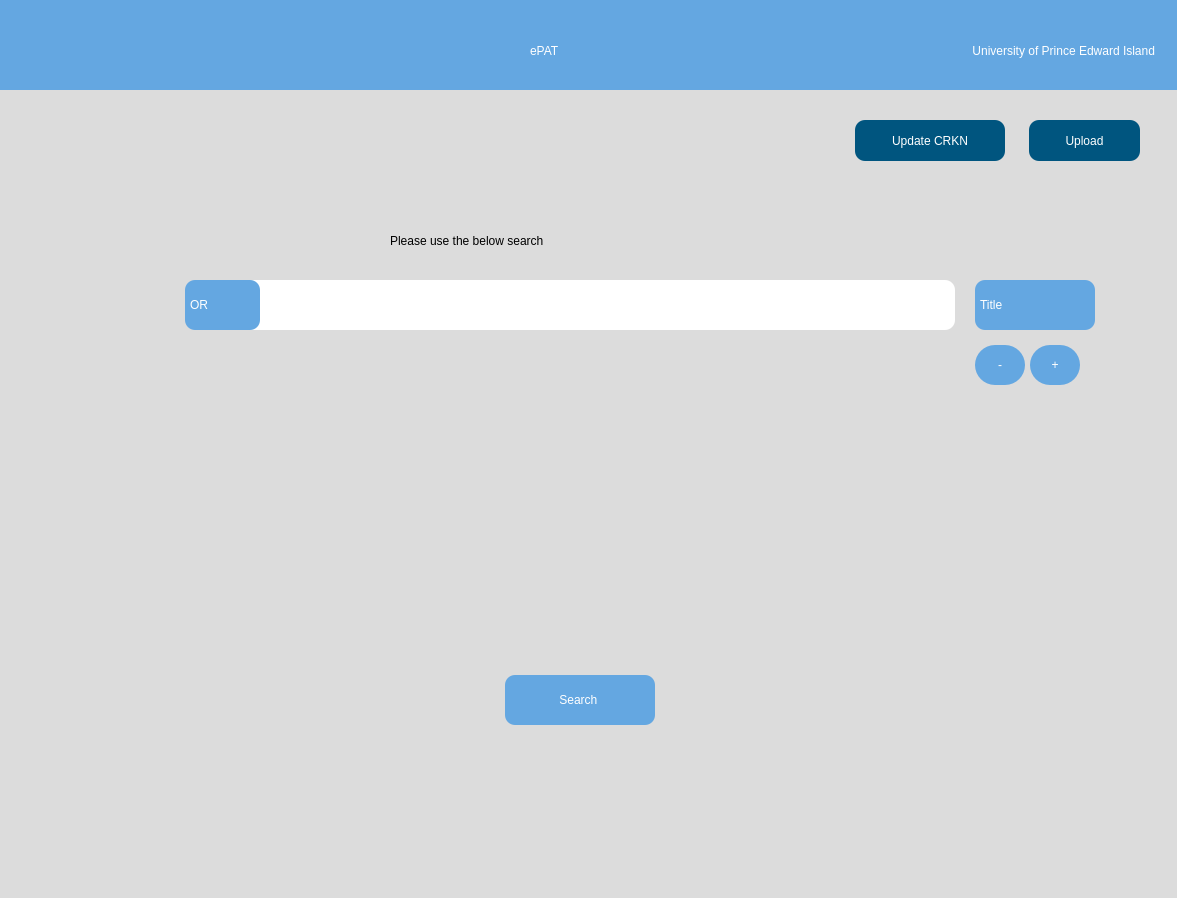
<?xml version="1.0" encoding="UTF-8"?>
<ui version="4.0">
 <class>Dialog</class>
 <widget class="QDialog" name="Dialog">
  <property name="geometry">
   <rect>
    <x>0</x>
    <y>0</y>
    <width>1177</width>
    <height>898</height>
   </rect>
  </property>
  <property name="windowTitle">
   <string>Dialog</string>
  </property>
  <widget class="QWidget" name="widget" native="true">
   <property name="geometry">
    <rect>
     <x>-20</x>
     <y>0</y>
     <width>1200</width>
     <height>900</height>
    </rect>
   </property>
   <property name="styleSheet">
    <string notr="true">background-color: rgb(220, 220, 220);</string>
   </property>
   <widget class="QWidget" name="widget_2" native="true">
    <property name="geometry">
     <rect>
      <x>10</x>
      <y>0</y>
      <width>1200</width>
      <height>90</height>
     </rect>
    </property>
    <property name="styleSheet">
     <string notr="true">background-color: rgb(100, 167, 225)</string>
    </property>
    <widget class="QLabel" name="label">
     <property name="geometry">
      <rect>
       <x>540</x>
       <y>20</y>
       <width>141</width>
       <height>61</height>
      </rect>
     </property>
     <property name="styleSheet">
      <string notr="true">font: 75 36pt &quot;Arial&quot;;
color: rgb(255, 255, 255);
</string>
     </property>
     <property name="text">
      <string>ePAT</string>
     </property>
    </widget>
    <widget class="QPushButton" name="settingButton1">
     <property name="geometry">
      <rect>
       <x>40</x>
       <y>20</y>
       <width>61</width>
       <height>61</height>
      </rect>
     </property>
     <property name="styleSheet">
      <string notr="true">background-color: transparent;
border-radius:3px;
font: 18pt &quot;MS Shell Dlg 2&quot;;
color: rgb(255, 255, 255);</string>
     </property>
     <property name="text">
      <string/>
     </property>
    </widget>
   </widget>
   <widget class="QLineEdit" name="textEdit">
    <property name="geometry">
     <rect>
      <x>225</x>
      <y>280</y>
      <width>750</width>
      <height>50</height>
     </rect>
    </property>
    <property name="styleSheet">
     <string notr="true">
            QLineEdit {
                border-radius: 10px;
                font: 16pt "Arial";
                background-color: rgb(255, 255, 255);
                padding-top: 1px; 
                padding-bottom: 1px; 
            }
        </string>
    </property>
   </widget>
   <widget class="QPushButton" name="search">
    <property name="geometry">
     <rect>
      <x>525</x>
      <y>675</y>
      <width>150</width>
      <height>50</height>
     </rect>
    </property>
    <property name="styleSheet">
     <string notr="true">font: 75 20pt &quot;Arial&quot;;
background-color: rgb(100, 167, 225);
border-radius: 10px;
color:rgb(255, 255, 255);</string>
    </property>
    <property name="text">
     <string>Search </string>
    </property>
   </widget>
   <widget class="QLabel" name="label_2">
    <property name="geometry">
     <rect>
      <x>410</x>
      <y>210</y>
      <width>431</width>
      <height>61</height>
     </rect>
    </property>
    <property name="styleSheet">
     <string notr="true">font: 75 20pt &quot;Arial&quot;;</string>
    </property>
    <property name="text">
     <string>Please use the below search </string>
    </property>
   </widget>
   <widget class="QPushButton" name="pushButton">
    <property name="geometry">
     <rect>
      <x>1050</x>
      <y>345</y>
      <width>50</width>
      <height>40</height>
     </rect>
    </property>
    <property name="styleSheet">
     <string notr="true">border-radius: 20px;
        color: rgb(255, 255, 255);
        font: 75 16pt &quot;MS Shell Dlg 2&quot;;
        background-color: rgb(100, 167, 225);
        text-align: center; 
        padding-top: 0px; 
        padding-bottom: 1px; 
    </string>
    </property>
    <property name="text">
     <string>+</string>
    </property>
   </widget>
   <widget class="QPushButton" name="removeButton">
    <property name="geometry">
     <rect>
      <x>995</x>
      <y>345</y>
      <width>50</width>
      <height>40</height>
     </rect>
    </property>
    <property name="styleSheet">
     <string notr="true">border-radius: 20px;
        color: rgb(255, 255, 255);
        font: 75 16pt &quot;MS Shell Dlg 2&quot;;
        background-color: rgb(100, 167, 225);
        text-align: center; 
        padding-top: 0px; 
        padding-bottom: 1px; 
    </string>
    </property>
    <property name="text">
     <string>-</string>
    </property>
   </widget>
   <widget class="QComboBox" name="booleanBox">
    <property name="geometry">
     <rect>
      <x>205</x>
      <y>280</y>
      <width>75</width>
      <height>50</height>
     </rect>
    </property>
    <property name="styleSheet">
     <string notr="true">
        QComboBox {
        color: rgb(255, 255, 255);
        font: 75 16pt "MS Shell Dlg 2";
        background-color: rgb(100, 167, 225);
        border-radius: 10px;
    }

    QComboBox:!editable, QComboBox::drop-down:editable {
        color: rgb(255, 255, 255);
        font: 75 12pt "MS Shell Dlg 2";
        background-color: rgb(100, 167, 225);
        border-radius: 10px;
    }

    QComboBox:!editable:on, QComboBox::drop-down:editable:on {
        color: rgb(255, 255, 255);
        font: 75 12pt "MS Shell Dlg 2";
        background-color: rgb(100, 167, 225);
        border-bottom-right-radius: 0px;
        border-bottom-left-radius: 0px;
    }

    QComboBox::drop-down {
        border-left-color: darkgray;
    }

    QComboBox::down-arrow {
        image: url(resources/dropdown_icon.png);
        width: 21px;
        height: 15px;
        padding-right: 15px; 
    }

    QComboBox QAbstractItemView {
        color: rgb(255, 255, 255);
        background-color: rgb(100, 167, 225); 
        border-bottom-right-radius: 20px;
        border-bottom-left-radius: 20px;
    }
    </string>
    </property>
    <item>
     <property name="text">
      <string>OR</string>
     </property>
    </item>
    <item>
     <property name="text">
      <string>AND</string>
     </property>
    </item>
   </widget>
   <widget class="QComboBox" name="booleanBoxRight">
    <property name="geometry">
     <rect>
      <x>995 </x>
      <y>280</y>
      <width>120</width>
      <height>50</height>
     </rect>
    </property>
    <property name="styleSheet">
     <string notr="true">
        QComboBox {
        color: rgb(255, 255, 255);
        font: 75 12pt "MS Shell Dlg 2";
        background-color: rgb(100, 167, 225);
        border-radius: 10px;
    }

    QComboBox:!editable, QComboBox::drop-down:editable {
        color: rgb(255, 255, 255);
        font: 75 12pt "MS Shell Dlg 2";
        background-color: rgb(100, 167, 225);
        border-radius: 10px;
    }

    QComboBox:!editable:on, QComboBox::drop-down:editable:on {
        color: rgb(255, 255, 255);
        font: 75 12pt "MS Shell Dlg 2";
        background-color: rgb(100, 167, 225);
        border-bottom-right-radius: 0px;
        border-bottom-left-radius: 0px;
    }

    QComboBox::drop-down {
        border-left-color: darkgray;
    }

    QComboBox::down-arrow {
        image: url(resources/dropdown_icon.png);
        width: 21px;
        height: 15px;
        padding-right: 15px; 
    }

    QComboBox QAbstractItemView {
        color: rgb(255, 255, 255);
        background-color: rgb(100, 167, 225); 
        border-bottom-right-radius: 20px;
        border-bottom-left-radius: 20px;
    }
    </string>
    </property>
    <item>
     <property name="text">
      <string>Title</string>
     </property>
    </item>
    <item>
     <property name="text">
      <string>eISBN</string>
     </property>
    </item>
    <item>
     <property name="text">
      <string>OCN</string>
     </property>
    </item>
   </widget>
   <widget class="QPushButton" name="uploadButton">
    <property name="geometry">
        <rect>
            <x>1049</x>
            <y>120</y>
            <width>111</width>
            <height>41</height>
        </rect>
    </property>
    <property name="styleSheet">
        <string notr="true">background-color: rgb(0, 85, 127);
            color: rgb(255, 255, 255);
            font: 14pt &quot;MS Shell Dlg 2&quot;;
            border-radius: 10px;</string>
    </property>
    <property name="text">
        <string>Upload</string>
    </property>
</widget>
<widget class="QPushButton" name="updateCRKN">
    <property name="geometry">
        <rect>
            <x>875</x>
            <y>120</y>
            <width>150</width>
            <height>41</height>
        </rect>
    </property>
    <property name="styleSheet">
        <string notr="true">background-color: rgb(0, 85, 127);
            color: rgb(255, 255, 255);
            font: 14pt &quot;MS Shell Dlg 2&quot;;
            border-radius: 10px;</string>
    </property>
    <property name="text">
        <string>Update CRKN</string>
    </property>
</widget>
<widget class="QPushButton" name="institutionButton">
    <property name="geometry">
        <rect>
            <x>775</x>
            <y>20</y>
            <width>400</width>
            <height>61</height>
        </rect>
    </property>
    <property name="styleSheet">
        <string notr="true">background-color: transparent;
            border: none;
            font: 14pt "Arial";
            color: rgb(255, 255, 255);
            text-align: right;
        </string>
    </property>
    <property name="text">
        <string>University of Prince Edward Island</string>
    </property>
</widget>
  </widget>
 </widget>
 <resources/>
 <connections/>
</ui>
